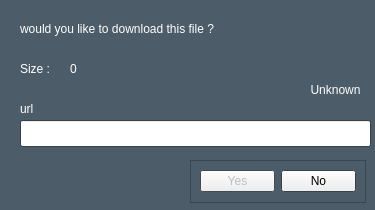
<?xml version="1.0" encoding="UTF-8"?>
<ui version="4.0">
 <class>Dialog</class>
 <widget class="QDialog" name="Dialog">
  <property name="geometry">
   <rect>
    <x>0</x>
    <y>0</y>
    <width>375</width>
    <height>210</height>
   </rect>
  </property>
  <property name="palette">
   <palette>
    <active>
     <colorrole role="Base">
      <brush brushstyle="SolidPattern">
       <color alpha="255">
        <red>255</red>
        <green>255</green>
        <blue>255</blue>
       </color>
      </brush>
     </colorrole>
     <colorrole role="Window">
      <brush brushstyle="SolidPattern">
       <color alpha="255">
        <red>76</red>
        <green>92</green>
        <blue>104</blue>
       </color>
      </brush>
     </colorrole>
    </active>
    <inactive>
     <colorrole role="Base">
      <brush brushstyle="SolidPattern">
       <color alpha="255">
        <red>255</red>
        <green>255</green>
        <blue>255</blue>
       </color>
      </brush>
     </colorrole>
     <colorrole role="Window">
      <brush brushstyle="SolidPattern">
       <color alpha="255">
        <red>76</red>
        <green>92</green>
        <blue>104</blue>
       </color>
      </brush>
     </colorrole>
    </inactive>
    <disabled>
     <colorrole role="Base">
      <brush brushstyle="SolidPattern">
       <color alpha="255">
        <red>76</red>
        <green>92</green>
        <blue>104</blue>
       </color>
      </brush>
     </colorrole>
     <colorrole role="Window">
      <brush brushstyle="SolidPattern">
       <color alpha="255">
        <red>76</red>
        <green>92</green>
        <blue>104</blue>
       </color>
      </brush>
     </colorrole>
    </disabled>
   </palette>
  </property>
  <property name="windowTitle">
   <string>Download</string>
  </property>
  <property name="sizeGripEnabled">
   <bool>false</bool>
  </property>
  <property name="modal">
   <bool>false</bool>
  </property>
  <widget class="QLabel" name="label">
   <property name="geometry">
    <rect>
     <x>20</x>
     <y>20</y>
     <width>261</width>
     <height>17</height>
    </rect>
   </property>
   <property name="palette">
    <palette>
     <active>
      <colorrole role="WindowText">
       <brush brushstyle="SolidPattern">
        <color alpha="255">
         <red>255</red>
         <green>255</green>
         <blue>255</blue>
        </color>
       </brush>
      </colorrole>
     </active>
     <inactive>
      <colorrole role="WindowText">
       <brush brushstyle="SolidPattern">
        <color alpha="255">
         <red>255</red>
         <green>255</green>
         <blue>255</blue>
        </color>
       </brush>
      </colorrole>
     </inactive>
     <disabled>
      <colorrole role="WindowText">
       <brush brushstyle="SolidPattern">
        <color alpha="255">
         <red>159</red>
         <green>158</green>
         <blue>158</blue>
        </color>
       </brush>
      </colorrole>
     </disabled>
    </palette>
   </property>
   <property name="text">
    <string>would you like to download this file ?</string>
   </property>
  </widget>
  <widget class="QLabel" name="label_2">
   <property name="geometry">
    <rect>
     <x>20</x>
     <y>60</y>
     <width>51</width>
     <height>17</height>
    </rect>
   </property>
   <property name="palette">
    <palette>
     <active>
      <colorrole role="WindowText">
       <brush brushstyle="SolidPattern">
        <color alpha="255">
         <red>255</red>
         <green>255</green>
         <blue>255</blue>
        </color>
       </brush>
      </colorrole>
     </active>
     <inactive>
      <colorrole role="WindowText">
       <brush brushstyle="SolidPattern">
        <color alpha="255">
         <red>255</red>
         <green>255</green>
         <blue>255</blue>
        </color>
       </brush>
      </colorrole>
     </inactive>
     <disabled>
      <colorrole role="WindowText">
       <brush brushstyle="SolidPattern">
        <color alpha="255">
         <red>159</red>
         <green>158</green>
         <blue>158</blue>
        </color>
       </brush>
      </colorrole>
     </disabled>
    </palette>
   </property>
   <property name="text">
    <string>Size :</string>
   </property>
  </widget>
  <widget class="QLabel" name="label_3">
   <property name="geometry">
    <rect>
     <x>20</x>
     <y>100</y>
     <width>91</width>
     <height>17</height>
    </rect>
   </property>
   <property name="palette">
    <palette>
     <active>
      <colorrole role="WindowText">
       <brush brushstyle="SolidPattern">
        <color alpha="255">
         <red>255</red>
         <green>255</green>
         <blue>255</blue>
        </color>
       </brush>
      </colorrole>
     </active>
     <inactive>
      <colorrole role="WindowText">
       <brush brushstyle="SolidPattern">
        <color alpha="255">
         <red>255</red>
         <green>255</green>
         <blue>255</blue>
        </color>
       </brush>
      </colorrole>
     </inactive>
     <disabled>
      <colorrole role="WindowText">
       <brush brushstyle="SolidPattern">
        <color alpha="255">
         <red>159</red>
         <green>158</green>
         <blue>158</blue>
        </color>
       </brush>
      </colorrole>
     </disabled>
    </palette>
   </property>
   <property name="text">
    <string>url</string>
   </property>
  </widget>
  <widget class="QLabel" name="filePicture_la">
   <property name="geometry">
    <rect>
     <x>310</x>
     <y>20</y>
     <width>51</width>
     <height>51</height>
    </rect>
   </property>
   <property name="text">
    <string/>
   </property>
   <property name="pixmap">
    <pixmap>pics/file.png</pixmap>
   </property>
   <property name="scaledContents">
    <bool>true</bool>
   </property>
  </widget>
  <widget class="QLineEdit" name="url_le">
   <property name="geometry">
    <rect>
     <x>20</x>
     <y>120</y>
     <width>351</width>
     <height>27</height>
    </rect>
   </property>
   <property name="text">
    <string/>
   </property>
   <property name="echoMode">
    <enum>QLineEdit::Normal</enum>
   </property>
   <property name="readOnly">
    <bool>true</bool>
   </property>
   <property name="clearButtonEnabled">
    <bool>false</bool>
   </property>
  </widget>
  <widget class="QLabel" name="size_la">
   <property name="geometry">
    <rect>
     <x>70</x>
     <y>60</y>
     <width>121</width>
     <height>17</height>
    </rect>
   </property>
   <property name="palette">
    <palette>
     <active>
      <colorrole role="WindowText">
       <brush brushstyle="SolidPattern">
        <color alpha="255">
         <red>255</red>
         <green>255</green>
         <blue>255</blue>
        </color>
       </brush>
      </colorrole>
     </active>
     <inactive>
      <colorrole role="WindowText">
       <brush brushstyle="SolidPattern">
        <color alpha="255">
         <red>255</red>
         <green>255</green>
         <blue>255</blue>
        </color>
       </brush>
      </colorrole>
     </inactive>
     <disabled>
      <colorrole role="WindowText">
       <brush brushstyle="SolidPattern">
        <color alpha="255">
         <red>159</red>
         <green>158</green>
         <blue>158</blue>
        </color>
       </brush>
      </colorrole>
     </disabled>
    </palette>
   </property>
   <property name="frameShape">
    <enum>QFrame::NoFrame</enum>
   </property>
   <property name="frameShadow">
    <enum>QFrame::Plain</enum>
   </property>
   <property name="text">
    <string>0</string>
   </property>
  </widget>
  <widget class="QLabel" name="fileType_la">
   <property name="geometry">
    <rect>
     <x>290</x>
     <y>80</y>
     <width>91</width>
     <height>20</height>
    </rect>
   </property>
   <property name="palette">
    <palette>
     <active>
      <colorrole role="WindowText">
       <brush brushstyle="SolidPattern">
        <color alpha="255">
         <red>255</red>
         <green>255</green>
         <blue>255</blue>
        </color>
       </brush>
      </colorrole>
     </active>
     <inactive>
      <colorrole role="WindowText">
       <brush brushstyle="SolidPattern">
        <color alpha="255">
         <red>255</red>
         <green>255</green>
         <blue>255</blue>
        </color>
       </brush>
      </colorrole>
     </inactive>
     <disabled>
      <colorrole role="WindowText">
       <brush brushstyle="SolidPattern">
        <color alpha="255">
         <red>159</red>
         <green>158</green>
         <blue>158</blue>
        </color>
       </brush>
      </colorrole>
     </disabled>
    </palette>
   </property>
   <property name="text">
    <string>Unknown</string>
   </property>
   <property name="textFormat">
    <enum>Qt::AutoText</enum>
   </property>
   <property name="scaledContents">
    <bool>false</bool>
   </property>
   <property name="alignment">
    <set>Qt::AlignCenter</set>
   </property>
  </widget>
  <widget class="QFrame" name="frame">
   <property name="geometry">
    <rect>
     <x>190</x>
     <y>160</y>
     <width>176</width>
     <height>43</height>
    </rect>
   </property>
   <property name="frameShape">
    <enum>QFrame::StyledPanel</enum>
   </property>
   <property name="frameShadow">
    <enum>QFrame::Raised</enum>
   </property>
   <layout class="QHBoxLayout" name="horizontalLayout">
    <item>
     <widget class="QPushButton" name="yes_pb">
      <property name="enabled">
       <bool>false</bool>
      </property>
      <property name="text">
       <string>Yes</string>
      </property>
     </widget>
    </item>
    <item>
     <widget class="QPushButton" name="no_pb">
      <property name="text">
       <string>No</string>
      </property>
     </widget>
    </item>
   </layout>
  </widget>
 </widget>
 <resources/>
 <connections/>
</ui>
